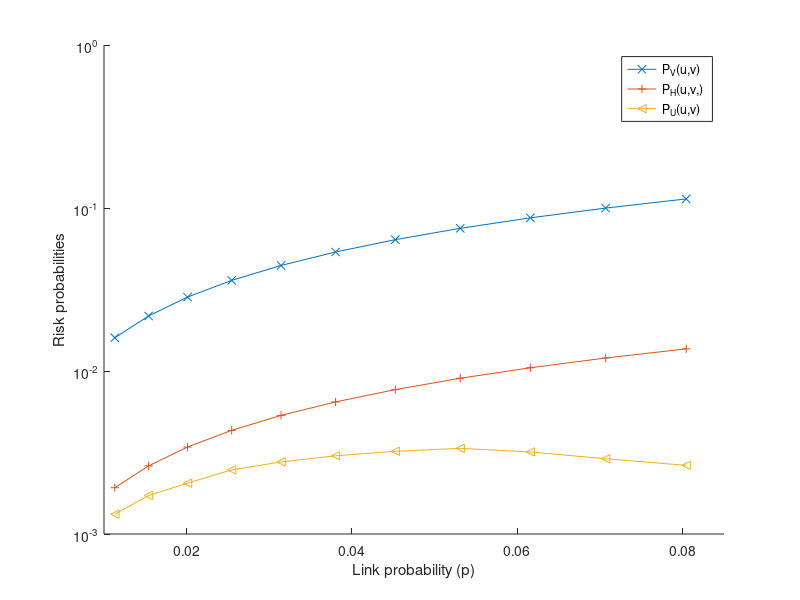

This chart was generated by the following MATLAB code:
% Generates figure ZBS-prob

r = [
0.06,
0.07,
0.08,
0.09,
0.10,
0.11,
0.12,
0.13,
0.14,
0.15,
0.16];

p = 0;
for i = 1:size(r, 1)
	p(i) = pi*r(i)*r(i);
end

phi = [
0.862168,
0.75613 ,
0.673142,
0.607086,
0.553643,
0.509726,
0.473108,
0.44216 ,
0.41568 ,
0.392767,
0.372737,
0.355069,
0.339355,
0.325277,
0.31258 ,
0.301063,
0.290558,
0.280932,
0.272072,
0.263885,
0.256292,
0.249233,
0.242636,
0.236162,
0.23446];

n = 300;
gamma = 0.17;

P_V = 0;
P_H = 0;
P_U = 0;
for i = 1:size(r, 1)	
	P_V(i) = (1+3*sqrt(3)/(4*pi))*p(i);
	P_H(i) = gamma*p(i);
	k = ceil(p(i)*n);
	P_U(i) = (gamma + (sqrt(3)/4/pi - gamma)/phi(k))*p(i);
end

clf;
hold all;
semilogy(p, P_V, '-x');
semilogy(p, P_H, '-+');
semilogy(p, P_U, '-<');
xlim([0.01, 0.085]);
xlabel('Link probability (p)');
ylabel('Risk probabilities');
legend('P_V(u,v)', 'P_H(u,v,)', 'P_U(u,v)');
